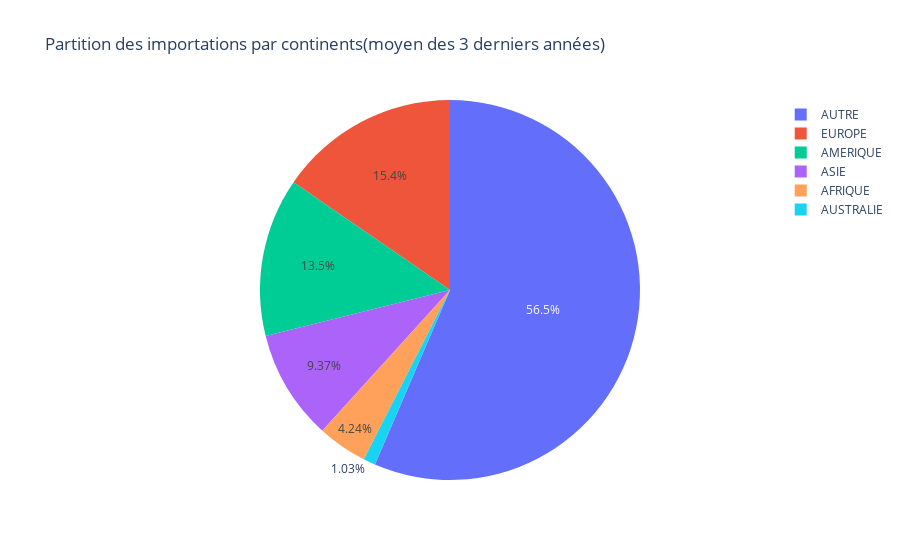

Notebook code for this chart:
### Code cell
fig = px.pie(continent_import, values='Total dh', names=continent_import.index, title='Partition des importations par continents(moyen des 3 derniers années)')
fig.show()

### Figure 1 — Plotly figure (JSON) as saved in the notebook; plotly's stock layout.template omitted (floating-point values rounded to 4 significant figures)
{"data": [{"domain": {"x": [0, 1], "y": [0, 1]}, "hovertemplate": "Continent=%{label}<br>Total dh=%{value}<extra></extra>", "labels": ["AUTRE", "EUROPE", "AMERIQUE", "ASIE", "AFRIQUE", "AUSTRALIE"], "legendgroup": "", "name": "", "showlegend": true, "type": "pie", "values": [320600000.0, 87420000.0, 76660000.0, 53210000.0, 24070000.0, 5821000.0]}], "layout": {"legend": {"tracegroupgap": 0}, "title": {"text": "Partition des importations par continents(moyen des 3 derniers années)"}}}
